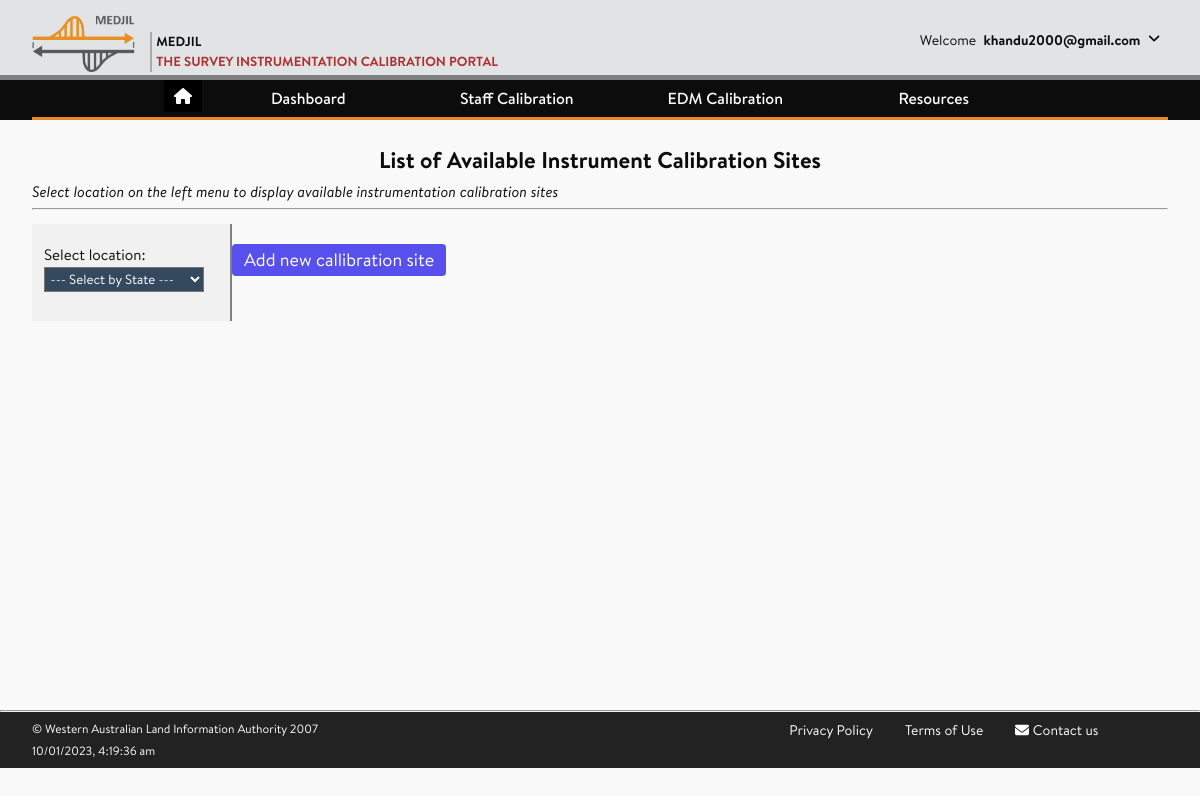
Before: /calibrationsites/ (signed in) with the older database file.
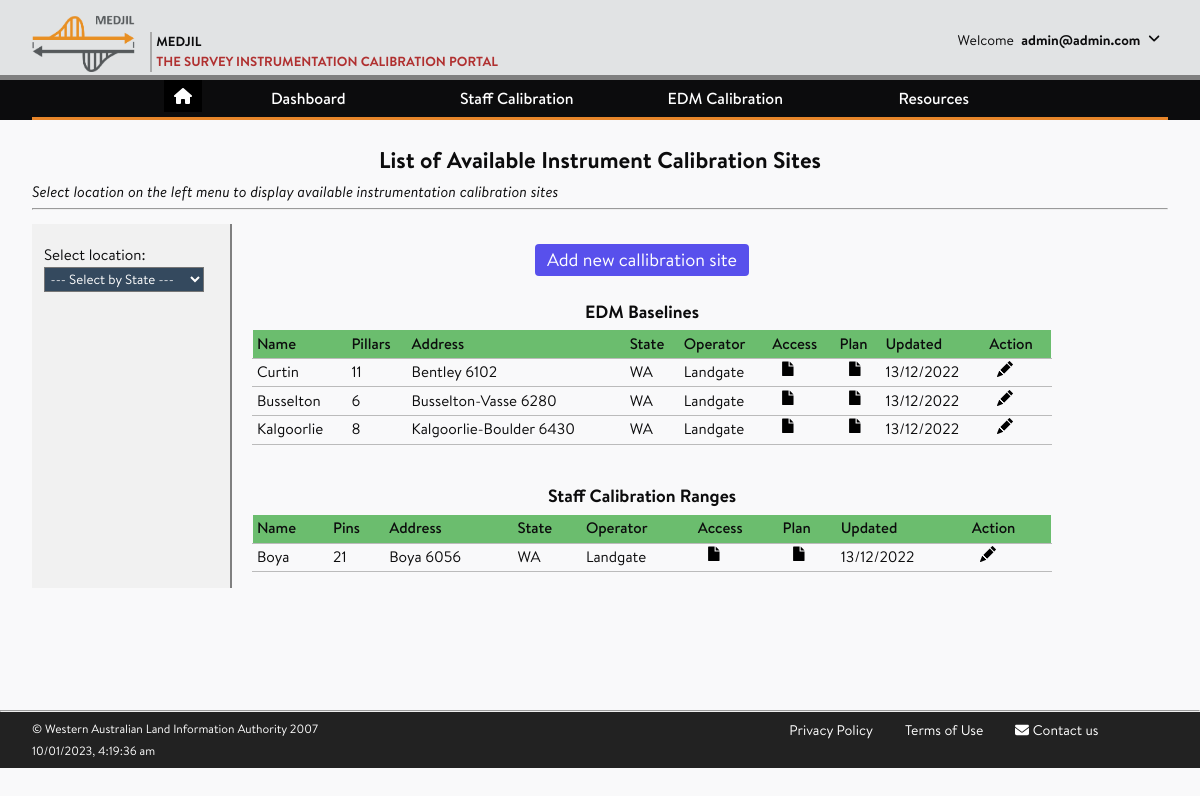
After: the same page with the newer database file.
### accounts/models.py (models this page shows, shortened)
class CustomUser(AbstractUser):
    company = models.ForeignKey(
                                Company,
                                on_delete = models.SET_NULL,
                                blank = True,
                                null = True,
    )
    username = None
    email = LowerCaseEmailField(_('email address'),
                                max_length = 150,
                                unique=True,
                                error_messages = {
                                    'unique': _("The user with that email address already exists.")
                                })
    USERNAME_FIELD = 'email'
    REQUIRED_FIELDS = []
    objects = CustomUserManager()

class Company(models.Model):
    company_name = models.CharField(max_length=200, unique=True)
    company_abbrev = models.CharField(max_length=20)
    def __str__(self):
        return self.company_name

### calibrationsites/models.py (models this page shows, shortened)
class CalibrationSite(models.Model):
    site_types = (
                (None, '--- Select Type ---'),
                ('baseline','EDM Calibration Baseline'),
                ('staff_lab', 'Staff Calibration Laboratory'),
                ('staff_range','Staff Calibration Range'),
                )
    site_type = models.CharField(max_length=20,
                                choices=site_types,
                                null=True,
                                blank=True,
                                verbose_name = 'Site Type')
    site_name = models.CharField(max_length=100,
                                    help_text = "Name for the Calibration Site",
                                    unique = True,
                                    verbose_name = 'Site Name')
    site_address = models.CharField(max_length=100,
                                        null = True,
                                        help_text = "Address for the Calibration Site, e.g., Kent Street, Curtin University",
                                        verbose_name = 'Site Address')
    country = models.ForeignKey(Country, on_delete=models.SET_NULL, null=True,
                                    help_text = "Add/select a Country",
                                    verbose_name = 'Country',
                                    )
    state = models.ForeignKey(State, on_delete=models.SET_NULL, null=True,
                                    help_text = "Add/select a State/Region",
                                    verbose_name = 'State/Region',
                                    )
    locality = models.ForeignKey(Locality, on_delete=models.SET_NULL, null=True,
                                    help_text = "Add/select the location of Site",
                                    verbose_name = 'Locality/Suburb',
                                    )
    no_of_pillars = models.IntegerField(null = True, blank=True,
                                        help_text = "Enter the number of pins or baseline pillars, if applicable",
                                        verbose_name = 'Number of Pillars/Pins')
    operator = models.ForeignKey(Company, on_delete=models.RESTRICT, null=True, blank=True,
                                    help_text = "Select the site operator",
                                    verbose_name = 'Authority',
                                    )
    description = models.TextField(blank=True, null=True)
    site_access = models.FileField(upload_to = get_upload_to_location,
                                        null=True,
                                        help_text = "Upload a pdf diagram showing an access to the location",
                                        verbose_name= 'Access Summary')
    site_config = models.FileField(upload_to = get_upload_to_location,
                                        null=True,
                                        help_text = "Upload a pdf diagram showing the location of pins or pillars",
                                        verbose_name= 'Site Configuration')
    uploaded_on = models.DateTimeField(auto_now_add=True, null=True)
    modified_on = models.DateTimeField(auto_now=True, null=True)
    def get_absolute_url(self):
        return reverse('calibrationsites:site-detail', args=[str(self.id)])
    @property
    def access_url(self):
            if self.site_access:
                return getattr(self.site_access, 'url', None)
            return None
    @property
    def config_url(self):
            if self.site_config:
                return getattr(self.site_config, 'url', None)
            return None

class Locality(models.Model):
    country = models.ForeignKey(Country, on_delete=models.SET_NULL, null=True, blank=True)
    state = models.ForeignKey(State, on_delete=models.SET_NULL, null=True, blank=True)
    name = models.CharField(max_length=40,
                            help_text = "Enter locality or suburb name, e.g., Boya",
                            verbose_name = 'Locality/Suburb')
    postcode =  models.IntegerField(null=True,
                                    help_text = "Enter Postal Code, e.g., 6056",
                                    verbose_name = 'Post Code')
    class Meta:
        unique_together = ('state','name')
    def __str__(self):
        return f'{self.name} {self.postcode}'

class State(models.Model):
    country = models.ForeignKey(Country, on_delete=models.CASCADE)
    name = models.CharField(max_length=40,
                            help_text = "Enter the full name of State/Region, e.g., Western Australia",
                            verbose_name = 'State')
    statecode =  models.CharField(max_length=3,
                                    null=True,
                                    validators = [alphanumeric],
                                    help_text = "Enter State Code with a max. of three letters, e.g., WA",
                                    verbose_name = 'State Code')
    class Meta:
        unique_together = ('country','name')

### calibrationsites/views.py (the view)
# urls.py: path('', views.site_home, name = 'home'),
@login_required(login_url="/accounts/login")
def site_home(request):
    staff_ranges = CalibrationSite.objects.filter(site_type = 'staff_range')
    baselines = CalibrationSite.objects.filter(site_type = 'baseline')
    filter_states = CalibrationSite.objects.order_by('state').values('state').distinct()
    state_list = [('None', '--- Select by State ---'),]
    for state_id in filter_states:
        state = State.objects.filter(id = state_id['state']).values('statecode')[0]
        state_list.append((state_id['state'], state['statecode'],))
    context = {
        'baselines': baselines,
        'staff_ranges': staff_ranges,
        'state_list': state_list,
    }
    return render(request, 'calibrationsites/calibrationsite_home.html', context)

### calibrationsites/templates/calibrationsites/calibrationsite_home.html (shortened to what this page needs)
{% extends 'base_generic.html' %}
{% load static %}
{% block content %}
<article>
	<br>
  <h2 class="text-center">List of Available Instrument Calibration Sites</h2>
  <p><i>Select location on the left menu to display available instrumentation calibration sites</i></p>
  <hr>
<div class="flex-with-sidebar">
	<div class="left-sidebar px-3">
		<div class="mt-5">
			<span>Select location:</span>
			<div>
				<span>
					<select id = "id_select-state" style="width:160px; padding:0.1rem" name="site-name">
						{% for site_id, site_name in state_list %}
							{% if 'None' in site_id %}
								<option value="" selected class="default">{{ site_name }}</option>
							{% else %}
								<option value="{{ site_id }}">{{ site_name }}</option>
							{% endif %}
						{% endfor %}
					</select>
				</span>
			</div>
		</div>
	</div>
	<div class="main-post">
		<div class="post-content" >
			<div>
				<div>
					<div class="mt-2 flex justify-center">
						<a class="px-3 py-2 border border-transparent text-lg leading-4 rounded text-white bg-indigo-600 hover:bg-indigo-500 focus:outline-none focus:shadow-outline transition duration-150 ease-in-out" href="{% url 'calibrationsites:create-site' %}?reset">
							Add new callibration site
						</a>
					</div>
				</div>
				<div>
					<br>
					{% if baselines %}
					<h3 class="text-center">EDM Baselines</h3>
					<table id="site-table" style="width:800px;margin-left:20px">
						<thead>
							<tr>
								<th class="text-left">Name</th>
								<th class="text-left">Pillars</th>
								<th class="text-left">Address</th>
								<th class="text-left">State</th>
								<th class="text-left">Operator</th>
								<th class="text-left">Access</th>
								<th class="text-left">Plan</th>
								<th class="text-left">Updated</th>
								<th class="text-left">Action</th>
							</tr>
						</thead>
						{% for element in baselines %}
						<tbody>
						<tr class="text-left" style="width:800px;margin-left:20px" >
							<td class="text-left"> {{ element.site_name }}</td>
							<td class="text-left"> {{ element.no_of_pillars|floatformat:0 }} </td>
							<td class="text-left">{{ element.locality }}</td>
							<td class="text-left">{{ element.state.statecode }}</td>
							<td class="text-left">{{ element.operator }}</td>
							<td class="text-left">
								{% if element.access_url %}
									<a href="{{ element.access_url|default_if_none:'#' }}" target="__blank">
									</a>
								{% else %}
									<a href="#">-</a>
								{% endif %}
							</td>
							<td class="text-left">
								{% if element.config_url %}
									<a href="{{ element.config_url|default_if_none:'#' }}" target="__blank">
									</a>
								{% else %}
									<a href="#">-</a>
								{% endif %}
							</td>
							<td class="text-left">{{ element.modified_on|date:"d/m/Y" }}</td>
							<td class="text-left"><a class="a_link" href="{{ element.get_absolute_url }}">
							</a> </td>
						</tr>
						</tbody>
						{% endfor %}
					</table>
					{% endif %}
				</div>
				<br>
				<div>
					{% if staff_ranges %}
					<h3 class="text-center">Staff Calibration Ranges</h3>
					<table id="site-table" style="width:800px;margin-left:20px">
						<thead>
							<tr>
								<th class="text-left">Name</th>
								<th class="text-left">Pins</th>
								<th class="text-left">Address</th>
								<th class="text-left">State</th>
								<th class="text-left">Operator</th>
								<th class="text-left">Access</th>
								<th class="text-left">Plan</th>
								<th class="text-left">Updated</th>
								<th class="text-left">Action</th>
							</tr>
						</thead>
						{% for element in staff_ranges %}
						<tbody>
						<tr class="text-left">
							<td class="text-left">{{ element.site_name }} </td>
							<td class="text-left">{{ element.no_of_pillars|floatformat:0 }} </td>
							<td class="text-left">{{ element.locality }}</td>
							<td class="text-left">{{ element.state.statecode }}</td>
							<td class="text-left">{{ element.operator }}</td>
							<td class="text-left">
								{% if element.access_url %}
									<a href="{{ element.access_url|default_if_none:'#' }}" target="__blank">
									</a>
								{% else %}
									<a href="#">-</a>
								{% endif %}
							</td>
							<td class="text-left">
								{% if element.config_url %}
									<a href="{{ element.config_url|default_if_none:'#' }}" target="__blank">
									</a>
								{% else %}
									<a href="#">-</a>
								{% endif %}
							</td>
							<td class="text-left">{{ element.modified_on|date:"d/m/Y" }}</td>
							<td class="text-left">
								<a class="a_link" href="{{ element.get_absolute_url }}">
								</a>
							</td>
						</tr>
						</tbody>
						{% endfor %}
					</table>
					{% endif %}
				</div>
			</div>
		</div>
	</div>
</div>
</article>
 {% endblock content %}

### templates/base_generic.html (shortened to what this page needs)
{% load static %}
<!DOCTYPE html>
<html lang="en">
<head>
    <link rel="stylesheet" href="https://cdnjs.cloudflare.com/ajax/libs/font-awesome/6.2.0/css/all.min.css" />
    <link rel="stylesheet" href="{% static 'main.css' %}">
    <link rel="stylesheet" href="{% static 'fonts/stylesheet.css' %}">
    <link rel="stylesheet" href="{% static 'style_ib.css' %}">
</head>
<body>
    <div class="page-wrap">
    <header class="page-header">
        <div class="wrapper">
            <div class="header-wrapper">
                <a class="header-logo" href="{% url 'home' %}">
                    <img src="{% static 'logo.png' %}" alt="Medjil">
                    <p>
                        <span>Medjil</span>
                        <span>The Survey Instrumentation Calibration Portal</span>
                    </p>
                </a>
                <div class="header-userinfo">
                        <div>
                            <span>Welcome</span>
                                {% if user.is_authenticated %}
                                    {% if not user.first_name %}
                                        <span><strong> {{ user.email }}</strong></span>
                                    {% else %}
                                        <span><strong>{{ user.first_name }}</strong></span>
                                    {% endif %}
                                {% endif %}
                                <span>
                                    <a href="#" id="header-toggle"><i class="fas fa-angle-down rotate" aria-hidden="true"></i></a>
                                </span>
                        </div>
                </div>
            </div>
        </div>
    </header>
    <nav class="page-nav">
        <div class="wrapper">
            <ul class="nav-links">
            		<li>
            				<ul>
            						<button class="btn_home"><a href="{% url 'home' %}"><i class="fa fa-home"></i></a></button>
            				</ul>
            		</li>
                <li class="nav-item has-subnav"><a tabindex="0">Dashboard</a>
                </li>
                <li class="nav-item has-subnav"><a tabindex="0">Staff Calibration</a>
                </li>
                <li class="nav-item has-subnav"><a tabindex="0">EDM Calibration </a>
                </li>
                <li class="nav-item has-subnav"><a tabindex="0">Resources</a>
                </li>
            </ul>
        </div>
    </nav>
    <main class="page-content">
        <div class="wrapper">
            {% block content %}
            {% endblock content %}
        </div>
    </main>
    <hr>
    <footer class="page-footer">
        <div class="wrapper">
            <div class="footer-row3">
                <div class="policy-col-1">
                    <a href="{% url 'terms' %}">Privacy Policy</a>
                    <a href="{% url 'terms' %}">Terms of Use</a>
                    <a href="mailto:geodesy@landgate.wa.gov.au"><i class="fas fa-envelope"></i> <span>Contact us</span></a>
                </div>
                <div class="policy-col-2">
                      <p>&#169; Western Australian Land Information Authority 2007</p>
                      <span id="current_time"></span>
                </div>
            </div>
        </div>
    </footer>
</body>
</html>

### assets/style_ib.css (style rules this page uses)
select { background: #34495E; color: #fff; }
select .default { color: #bbb; }
.btn_home { background-color: Black; border: none; color: White; cursor: pointer; }

Changed rows visible on the page:
changed CustomUser: email "khandu2000@gmail.com" → "admin@admin.com"
added CalibrationSite: site_name "Curtin", no_of_pillars "11", locality "Bentley 6102", state.statecode "WA", operator "Landgate", modified_on "13/12/2022", shown under "EDM Baselines"
added CalibrationSite: site_name "Busselton", no_of_pillars "6", locality "Busselton-Vasse 6280", state.statecode "WA", operator "Landgate", modified_on "13/12/2022", shown under "EDM Baselines"
added CalibrationSite: site_name "Kalgoorlie", no_of_pillars "8", locality "Kalgoorlie-Boulder 6430", state.statecode "WA", operator "Landgate", modified_on "13/12/2022", shown under "EDM Baselines"
added CalibrationSite: site_name "Boya", no_of_pillars "21", locality "Boya 6056", state.statecode "WA", operator "Landgate", modified_on "13/12/2022", shown under "Staff Calibration Ranges"
Other visible differences:
text now shown: "EDM Baselines Name Pillars Address State Operator Access Plan Updated Action Staff Calibration Ranges Name Pins Address State Operator Access Plan Updated Action"
